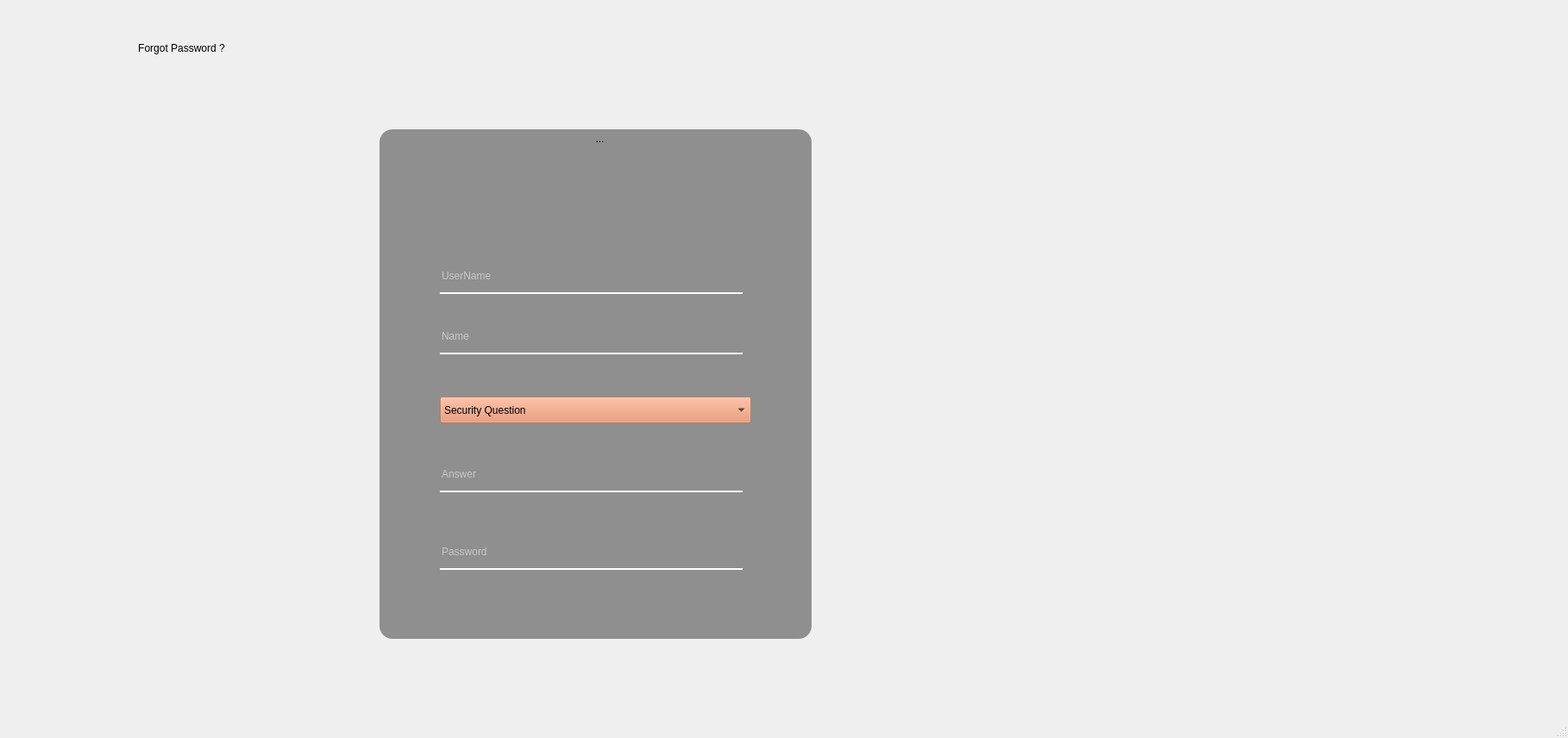
<?xml version="1.0" encoding="UTF-8"?>
<ui version="4.0">
 <class>MainWindow</class>
 <widget class="QMainWindow" name="MainWindow">
  <property name="geometry">
   <rect>
    <x>0</x>
    <y>0</y>
    <width>1818</width>
    <height>856</height>
   </rect>
  </property>
  <property name="windowTitle">
   <string>MainWindow</string>
  </property>
  <property name="styleSheet">
   <string notr="true">background-image: url(:/newPrefix/Rocks-on-the-Beach_www.FullHDWpp.com_.jpg);</string>
  </property>
  <widget class="QWidget" name="centralwidget">
   <widget class="QFrame" name="frame">
    <property name="geometry">
     <rect>
      <x>440</x>
      <y>150</y>
      <width>501</width>
      <height>591</height>
     </rect>
    </property>
    <property name="styleSheet">
     <string notr="true">QFrame
{
	background:rgba(0,0,0,0.4);
	border-radius:15px;
}</string>
    </property>
    <property name="frameShape">
     <enum>QFrame::StyledPanel</enum>
    </property>
    <property name="frameShadow">
     <enum>QFrame::Raised</enum>
    </property>
    <widget class="QLineEdit" name="lineEdit">
     <property name="geometry">
      <rect>
       <x>70</x>
       <y>150</y>
       <width>351</width>
       <height>41</height>
      </rect>
     </property>
     <property name="styleSheet">
      <string notr="true">QLineEdit
{
font: 75 italic 15pt &quot;Calibri&quot;;
background:transparent;
border:none;
color:white;
border-bottom:2px solid white;
}</string>
     </property>
     <property name="text">
      <string/>
     </property>
     <property name="placeholderText">
      <string>UserName</string>
     </property>
    </widget>
    <widget class="QLineEdit" name="lineEdit_2">
     <property name="geometry">
      <rect>
       <x>70</x>
       <y>470</y>
       <width>351</width>
       <height>41</height>
      </rect>
     </property>
     <property name="styleSheet">
      <string notr="true">QLineEdit
{
font: 75 italic 15pt &quot;Calibri&quot;;
background:transparent;
border:none;
color:white;
border-bottom:2px solid white;
}</string>
     </property>
     <property name="text">
      <string/>
     </property>
     <property name="echoMode">
      <enum>QLineEdit::PasswordEchoOnEdit</enum>
     </property>
     <property name="placeholderText">
      <string>Password</string>
     </property>
    </widget>
    <widget class="QLineEdit" name="lineEdit_3">
     <property name="geometry">
      <rect>
       <x>70</x>
       <y>380</y>
       <width>351</width>
       <height>41</height>
      </rect>
     </property>
     <property name="styleSheet">
      <string notr="true">QLineEdit
{
font: 75 italic 15pt &quot;Calibri&quot;;
background:transparent;
border:none;
color:white;
border-bottom:2px solid white;
}</string>
     </property>
     <property name="text">
      <string/>
     </property>
     <property name="placeholderText">
      <string>Answer</string>
     </property>
    </widget>
    <widget class="QLineEdit" name="lineEdit_4">
     <property name="geometry">
      <rect>
       <x>70</x>
       <y>220</y>
       <width>351</width>
       <height>41</height>
      </rect>
     </property>
     <property name="styleSheet">
      <string notr="true">QLineEdit
{
font: 75 italic 15pt &quot;Calibri&quot;;
background:transparent;
border:none;
color:white;
border-bottom:2px solid white;
}</string>
     </property>
     <property name="text">
      <string/>
     </property>
     <property name="placeholderText">
      <string>Name</string>
     </property>
    </widget>
    <widget class="QComboBox" name="comboBox">
     <property name="geometry">
      <rect>
       <x>70</x>
       <y>310</y>
       <width>361</width>
       <height>31</height>
      </rect>
     </property>
     <property name="styleSheet">
      <string notr="true">background:rgba(231, 138, 97,0.5)</string>
     </property>
     <item>
      <property name="text">
       <string>Security Question</string>
      </property>
     </item>
     <item>
      <property name="text">
       <string>Your Mother's Name</string>
      </property>
     </item>
     <item>
      <property name="text">
       <string>Pet's Name</string>
      </property>
     </item>
     <item>
      <property name="text">
       <string>Your Nick Name</string>
      </property>
     </item>
     <item>
      <property name="text">
       <string>Favourite Food</string>
      </property>
     </item>
     <item>
      <property name="text">
       <string>Favourite Destination</string>
      </property>
     </item>
    </widget>
   </widget>
   <widget class="QToolButton" name="toolButton">
    <property name="geometry">
     <rect>
      <x>610</x>
      <y>60</y>
      <width>171</width>
      <height>201</height>
     </rect>
    </property>
    <property name="styleSheet">
     <string notr="true">QToolButton
{
background:transparent;

border-radius:15px;
}</string>
    </property>
    <property name="text">
     <string>...</string>
    </property>
    <property name="icon">
     <iconset>
      <normaloff>Question-Mark.jpg</normaloff>Question-Mark.jpg</iconset>
    </property>
    <property name="iconSize">
     <size>
      <width>800</width>
      <height>800</height>
     </size>
    </property>
    <property name="checkable">
     <bool>false</bool>
    </property>
    <property name="autoRepeat">
     <bool>false</bool>
    </property>
    <property name="autoExclusive">
     <bool>false</bool>
    </property>
   </widget>
   <widget class="QPushButton" name="pushButton_2">
    <property name="geometry">
     <rect>
      <x>20</x>
      <y>10</y>
      <width>381</width>
      <height>91</height>
     </rect>
    </property>
    <property name="mouseTracking">
     <bool>false</bool>
    </property>
    <property name="styleSheet">
     <string notr="true">QPushButton

{
background:transparent;
color:Black;
border-radius:15px;
	font: 75 italic 25pt &quot;Calibri&quot;;
}
QPushButton:hover
{
color:Black;
border-color: rgb(231, 138, 97);
border-radius:15px;
}</string>
    </property>
    <property name="text">
     <string>Forgot Password ?</string>
    </property>
   </widget>
  </widget>
  <widget class="QMenuBar" name="menubar">
   <property name="geometry">
    <rect>
     <x>0</x>
     <y>0</y>
     <width>1818</width>
     <height>26</height>
    </rect>
   </property>
  </widget>
  <widget class="QStatusBar" name="statusbar"/>
 </widget>
 <resources>
  <include location="source.qrc"/>
 </resources>
 <connections/>
</ui>
